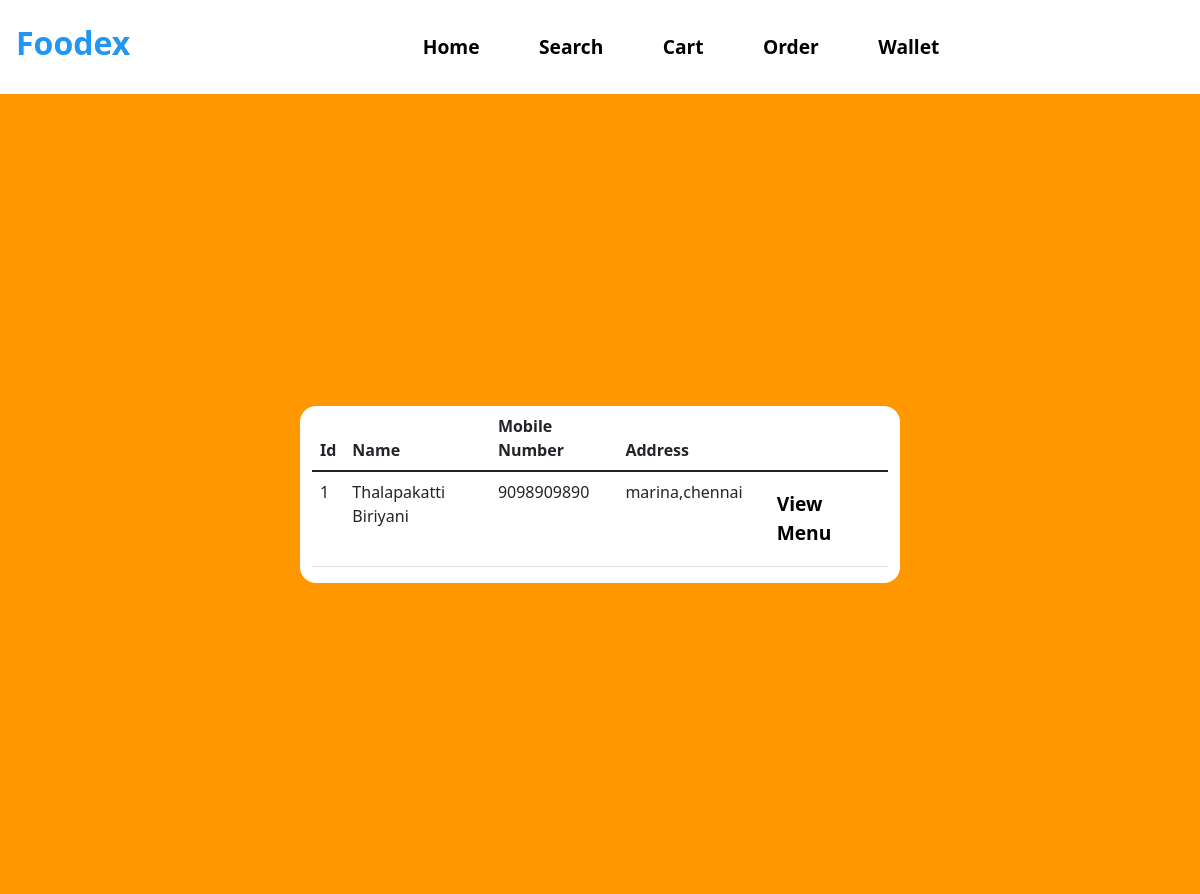
/View-Resturant, run on an earlier commit of the app's database.
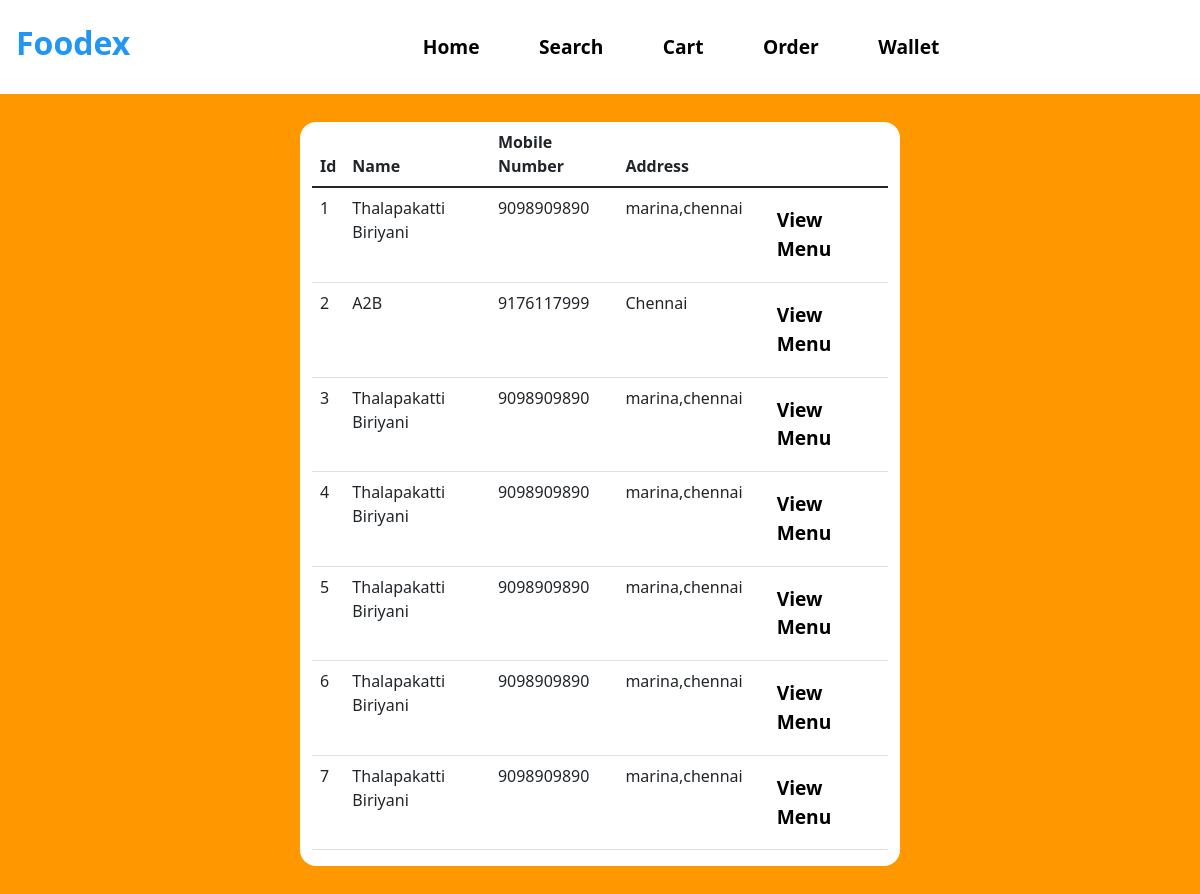
And on a later commit of the database.
### tables this page shows
CREATE TABLE RESTAURANT(
                        RESTAURANT_ID INTEGER PRIMARY KEY AUTOINCREMENT,
                        NAME_OF_RESTAURANT TEXT,
                        RESTAURANT_PASSWORD TEXT,
                        ADDRESS TEXT,
                        MOBILE_NO INTEGER,
                        RESTAURANT_PIN TEXT,
                        RESTAURANT_WALLET_BALANCE INTEGER
                       );

### app.py (the view)
@app.route("/View-Resturant")
def User_View_Resturant():
    cursor = connection.cursor()
    count = cursor.execute("select * from RESTAURANT")
    result = cursor.fetchall()
    return render_template("View_Resturant.html", Resturant=result)

### templates/View_Resturant.html (shortened to what this page needs)
<!DOCTYPE html>
<html lang="en">
<head>
    <link href="https://cdn.jsdelivr.net/npm/bootstrap@5.1.3/dist/css/bootstrap.min.css" rel="stylesheet">
    <link rel= "stylesheet" type= "text/css" href= "{{ url_for('static',filename='Styles.css') }}">
</head>
<body>
<nav class="navbar navbar-expand-lg bg-white">
  <h3 class="navbar-brand Logo" style="color:#2196f3;font-size: 2rem;"href="#">Foodex</h3>
    <div class="container">
  <div class="collapse navbar-collapse" id="navbarSupportedContent">
    <ul class="navbar-nav mr-auto nav-links">
        <li class="nav-item">
        <a class="nav-link nav-link-btn" href="/User-Dashboard">Home</a>
      </li>
      <li class="nav-item">
        <a class="nav-link nav-link-btn" href="/View-Resturant">Search</a>
      </li>
      <li class="nav-item">
        <a class="nav-link nav-link-btn" href="/User-cart">Cart</a>
      </li>
        <li class="nav-item">
        <a class="nav-link nav-link-btn" href="/User-order">Order</a>
      </li>
        <li class="nav-item">
        <a class="nav-link nav-link-btn" href="/User-Wallet">Wallet</a>
      </li>
    </ul>
  </div>
     </div>
</nav>
  <div class="ToCenter" style="background:#ff9800;">
  <div class="container">
        <div class="row">
            <div class="col">
                <table class="table">
                    <thead>
                      <tr>
                        <th scope="col">Id</th>
                        <th scope="col">Name</th>
                        <th scope="col">Mobile Number</th>
                        <th scope="col">Address</th>
                      </tr>
                    </thead>
                    <tbody>
                      {% for i in Resturant %}
                      <tr>
                        <td>{{i[0]}}</td>
                        <td>{{i[1]}}</td>
                          <td>{{i[4]}}</td>
                          <td>{{i[3]}}</td>
                            <td> <a class="nav-link nav-link-btn" href="/View-Resturant-menu?id={{i[0]}}"> View Menu</a> </td>
                      </tr>
                      {% endfor %}
                    </tbody>
                  </table>
            </div>
        </div>
    </div>
    </div>
</body>
</html>

### static/Styles.css (style rules this page uses)
.ToCenter { display: flex; height: 100vh; width: 100vw; justify-content: center; align-items: center; }
.Logo { text-align: center; padding: 1rem; font-weight: bold; }
.nav-links { width: 100%; display: flex; flex-direction: column; justify-content: space-around; align-items: center; }
.nav-link-btn { border:solid 2px white; font-size: 1.2rem; border-radius: 0.7rem; font-weight: bold; color: black; }

### templates/View_Resturant.html (style rules this page uses)
.container { width: 50vw; background: white; border-radius: 1rem; }

What changed in the data, as far as the page shows it:
added RESTAURANT: RESTAURANT_ID "2", NAME_OF_RESTAURANT "A2B", MOBILE_NO "9176117999", ADDRESS "Chennai"
added RESTAURANT: RESTAURANT_ID "3", NAME_OF_RESTAURANT "Thalapakatti Biriyani", MOBILE_NO "9098909890", ADDRESS "marina,chennai"
added RESTAURANT: RESTAURANT_ID "4", NAME_OF_RESTAURANT "Thalapakatti Biriyani", MOBILE_NO "9098909890", ADDRESS "marina,chennai"
added RESTAURANT: RESTAURANT_ID "5", NAME_OF_RESTAURANT "Thalapakatti Biriyani", MOBILE_NO "9098909890", ADDRESS "marina,chennai"
added RESTAURANT: RESTAURANT_ID "6", NAME_OF_RESTAURANT "Thalapakatti Biriyani", MOBILE_NO "9098909890", ADDRESS "marina,chennai"
added RESTAURANT: RESTAURANT_ID "7", NAME_OF_RESTAURANT "Thalapakatti Biriyani", MOBILE_NO "9098909890", ADDRESS "marina,chennai"
